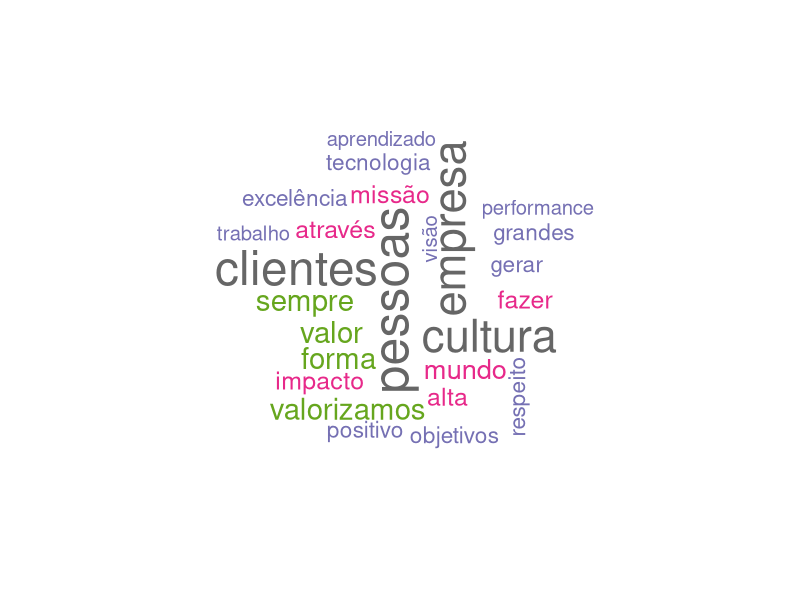

Write R code to recreate this figure. (Note: this script raises an error after producing the figure.)
# Instalação e Carregamento dos Pacotes

pacotes <- c("tm", "dplyr", "wordcloud", "stringr", "tidyverse", "tidytext", 
             "tibble", "utils", "widyr", "janeaustenr")

if(sum(as.numeric(!pacotes %in% installed.packages())) != 0){
  instalador <- pacotes[!pacotes %in% installed.packages()]
  for(i in 1:length(instalador)) {
    install.packages(instalador, dependencies = T)
    break()}
  sapply(pacotes, require, character = T) 
} else {
  sapply(pacotes, require, character = T) 
}

### --->>> Tratamento do Deck De Cultura NTConsult --->>> START

# Gerar lista de stopwords
# Stopwords proveniente do Python
stopwords_py <- read.csv("stopwords_pt_py.csv", 
                         encoding = 'UTF-8', 
                         header = TRUE)
# Stopwords proveniente do R
stopwords_R <- tibble::tibble(word = stopwords('pt'))
# Criar arquivo CSV para o stopwords do R
write.csv(stopwords_R, "stopwords_pt_r.csv", row.names=FALSE)
# Stopwords proveniente de alopes (github), no link:
# https://gist.github.com/alopes/5358189#file-stopwords-txt
stopwords_alopes <- read.csv("stopwords_pt_alopes.csv",
                             encoding = 'UTF-8',
                             header = TRUE)
# Unir as listas de stopwords
stopwords_full_join <- dplyr::full_join(stopwords_py,
                                        stopwords_R,
                                        by = "word",
                                        keep = FALSE)
stopwords_full_join <- dplyr::full_join(stopwords_full_join,
                                        stopwords_alopes,
                                        by = "word",
                                        keep = FALSE,
                                        multiple = "all")

# Ler o deck de cultura
deck_cultura_df <- tibble::tibble(text = readLines("deck de cultura.txt", 
                                                   encoding = 'UTF-8'))

# Tratamento do Deck de Cultura
deck_cultura_df$text <- deck_cultura_df$text %>%
  # Aplicar função tolower a todas as linhas no tibble
  lapply(tolower) %>%
  # Remover caracter especial
  lapply(gsub, pattern = '[^[:alnum:]]', replace = ' ') %>%
  # Remover "não palavras"
  lapply(gsub, pattern = '\\W', replace = ' ') %>%
  # Remover dígitos
  lapply(gsub, pattern = '\\d', replace = '') %>%
  # Remover stopwords
  lapply(tm::removeWords, stopwords_full_join$word) %>%
  # Caso necessite remover acentuação do português
  #lapply(iconv, from = 'UTF-8', to = 'ASCII//TRANSLIT') %>%
  lapply(tm::stripWhitespace) %>%
  # Multiplos espaços em branco são convertidos em um único espaço
  trimws()

# Criar corpus_deck separando cada palavra em um novo registro
corpus_deck <- deck_cultura_df %>% 
               tidytext::unnest_tokens(word,
                                       text,
                                       token = "words")
# Contar aparições de palavras usando uma função dplyr
word_count <- corpus_deck %>% 
              dplyr::count(word,
                           sort = TRUE)

# Criar uma nuvem de palavras usando uma função wordcloud
# Define a paleta de cores
pal <- brewer.pal(8,"Dark2")
# Alternativa de paleta de cores
#pal <- rainbow(3)
# Número máximo de palavras no wordcloud e no dicionário de sentimentos
max_words <- 25
# Nuvem de palavras
wordcloud::wordcloud(corpus_deck$word,
                     random.order = FALSE,
                     colors = pal,
                     scale = c(3,.4),
                     max.words = max_words)

# Gerar ngrams para ser usado na análise de sentimentos
# Número de palavras no ngram
k_grams <- 2
# Gerar ngram baseada em k_grams
kgrams <- deck_cultura_df %>% 
          tidytext::unnest_tokens(output = word, 
                                  input = text, 
                                  token = 'ngrams', 
                                  n = k_grams) %>%
          tidyr::separate(word, c('word1', 'word2'), sep = ' ') %>%
          dplyr::filter(!word1 %in% stopwords_full_join) %>%
          dplyr::filter(!word2 %in% stopwords_full_join) %>%
          tidyr::unite(word, word1, word2, sep = ' ', na.rm = TRUE) %>%
          dplyr::count(word, sort = TRUE)

# Multiplos espaços em branco são convertidos em um único espaço
kgrams$word <- kgrams$word %>% trimws()
# Remove "NA" e registros vazios
kgrams <- kgrams[!apply(is.na(kgrams) | kgrams$word == "", 1, all),]

# Número de ngram no dicionário de sentimentos
max_ngram <- 10

# Gerar dicionário para análise de sentimentos
# Adicionar ao dicionário de sentimentos as "max_words" palavras que mais aparecem
as_dictionary <- tibble::tibble(line = 1:max_words,
                             text = word_count$word[1:max_words])
# Adicionar ao dicionário de sentimentos os "max_ngram" kgrams que mais aparecem
as_dictionary <- as_dictionary %>%
              tibble::add_row(line = (max_words+1):(max_words+max_ngram),
                              text = kgrams$word[1:max_ngram])
as_dictionary <- as_dictionary %>% 
              tibble::add_column(value = 0)

# Definir valor "as_value_ngrams" de sentimento para os ngrams
as_value_ngrams <- 5
as_dictionary$value[(max_words+1):(max_words+max_ngram)] <- as_value_ngrams

# Definir valor "as_value_main_words" de sentimento para as palavras
as_value_main_words <- 4
as_dictionary$value[1:max_words] <- as_value_main_words
# Criar valor aleatório entre 0 e 4
#as_dictionary$value[1:max_words] <- floor(runif(max_words, min = 0, max = 4))

# Criar arquivo CSV para o dicionário
write.csv(as_dictionary, "as_dictionary.csv", row.names=FALSE)

dplyr::summarise(as_dictionary, observações=n())
utils::str(as_dictionary)

### --->>> Tratamento do Deck De Cultura NTConsult --->>> END


### --->>> Análise de correlação phi no Deck --->>> START

# Bibliotecas
library("dplyr")
library("tidytext")
library("wordcloud")
library("stringr")
library("SnowballC")
#install.packages("stopwords")

# Mudar o encoding para ver acentos
deck_cultura_df_kgrams <- deck_cultura_df
Encoding(deck_cultura_df_kgrams$text) <- "ASCII"

# Retirar os acentos
for (i in 1:nrow(deck_cultura_df_kgrams))
{
  deck_cultura_df_kgrams$text[i] <- iconv(deck_cultura_df_kgrams$text[i], to = "ASCII//TRANSLIT")
}

# Unnest tokens
deck_cultura_df_kgrams <- deck_cultura_df_kgrams %>%  
  mutate(line = row_number()) %>%
  unnest_tokens(word, text) %>%
  filter(!word %in% stopwords_full_join$word)

# Correlação entre palavras - widyr
word_pairs <- deck_cultura_df_kgrams %>%
  pairwise_count(word, line, sort = TRUE)

word_cors <- deck_cultura_df_kgrams %>%
  group_by(word) %>%
  filter(n() >= 5) %>%
  pairwise_cor(word, line, sort = TRUE)

# Gráfico
word_cors %>%
  filter(item1 %in% c("impacto", "positivo", "alta", "performance")) %>%
  group_by(item1) %>%
  top_n(8) %>%
  ungroup() %>%
  mutate(item2 = reorder(item2, correlation)) %>%
  ggplot(aes(item2, correlation)) +
  geom_bar(stat = "identity") +
  labs(x = "Termo do bigrama", y = "Correlação") +
  facet_wrap(~ item1, scales = "free") +
  coord_flip() 

### --->>> Análise de correlação phi no Deck --->>> END
